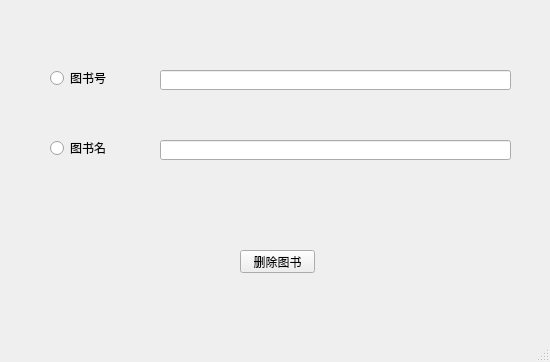
<?xml version="1.0" encoding="UTF-8"?>
<ui version="4.0">
 <class>DelBookWindow</class>
 <widget class="QMainWindow" name="DelBookWindow">
  <property name="geometry">
   <rect>
    <x>0</x>
    <y>0</y>
    <width>550</width>
    <height>362</height>
   </rect>
  </property>
  <property name="windowTitle">
   <string>MainWindow</string>
  </property>
  <widget class="QWidget" name="centralwidget">
   <widget class="QRadioButton" name="rdb_bookid">
    <property name="geometry">
     <rect>
      <x>50</x>
      <y>70</y>
      <width>89</width>
      <height>16</height>
     </rect>
    </property>
    <property name="text">
     <string>图书号</string>
    </property>
   </widget>
   <widget class="QRadioButton" name="rdb_bookname">
    <property name="geometry">
     <rect>
      <x>50</x>
      <y>140</y>
      <width>89</width>
      <height>16</height>
     </rect>
    </property>
    <property name="text">
     <string>图书名</string>
    </property>
   </widget>
   <widget class="QLineEdit" name="et_bookid">
    <property name="geometry">
     <rect>
      <x>160</x>
      <y>70</y>
      <width>351</width>
      <height>20</height>
     </rect>
    </property>
   </widget>
   <widget class="QLineEdit" name="et_bookname">
    <property name="geometry">
     <rect>
      <x>160</x>
      <y>140</y>
      <width>351</width>
      <height>20</height>
     </rect>
    </property>
   </widget>
   <widget class="QPushButton" name="btn_delbook">
    <property name="geometry">
     <rect>
      <x>240</x>
      <y>250</y>
      <width>75</width>
      <height>23</height>
     </rect>
    </property>
    <property name="text">
     <string>删除图书</string>
    </property>
   </widget>
  </widget>
  <widget class="QMenuBar" name="menubar">
   <property name="geometry">
    <rect>
     <x>0</x>
     <y>0</y>
     <width>550</width>
     <height>23</height>
    </rect>
   </property>
  </widget>
  <widget class="QStatusBar" name="statusbar"/>
 </widget>
 <resources/>
 <connections/>
</ui>
